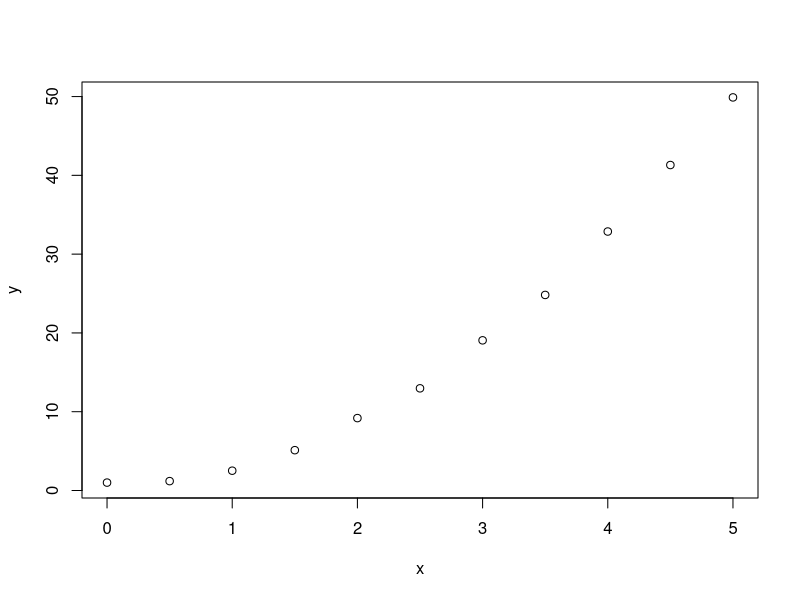
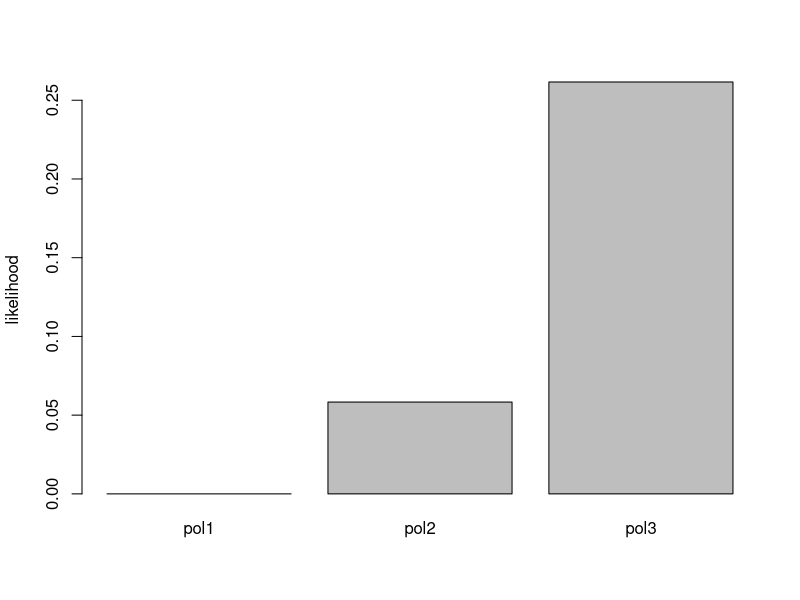
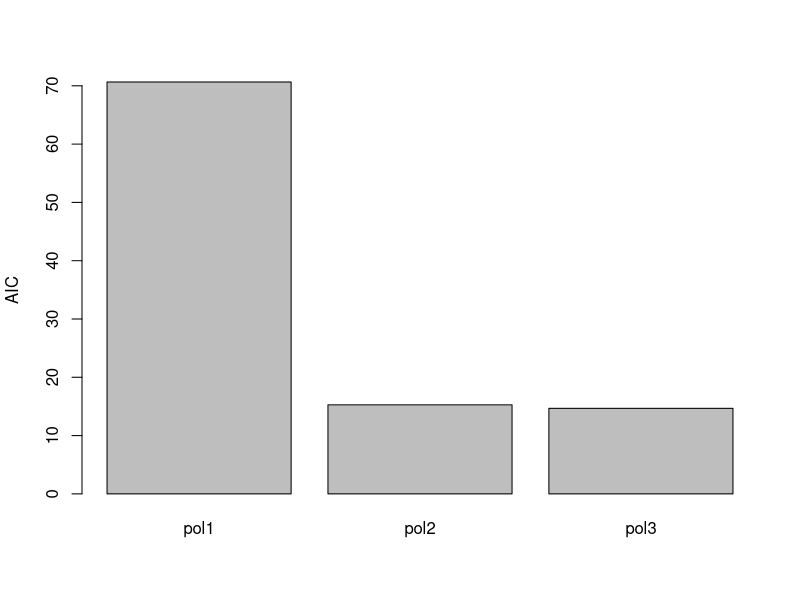

The R script that drew these images, in order:
x = seq(0,5,0.5)
y = rnorm(length(x),0.8+2*x^2,0.3)
plot(x,y)

fit.pol1 = lm(y~1+x)
fit.pol2 = lm(y~1+x+I(x^2))
fit.pol3 = lm(y~1+x+I(x^2)+I(x^3))
fit.pol4 = lm(y~1+x+I(x^2)+I(x^3)+I(x^4))

names = c('pol1', 'pol2', 'pol3')
ll = c(logLik(fit.pol1), logLik(fit.pol2), logLik(fit.pol3))
barplot(exp(ll),names.arg = names, ylab = 'likelihood')

aics = c(BIC(fit.pol1), BIC(fit.pol2),BIC(fit.pol3))
barplot(aics, names.arg = names, ylab = 'AIC')
AIC(fit.pol4)
